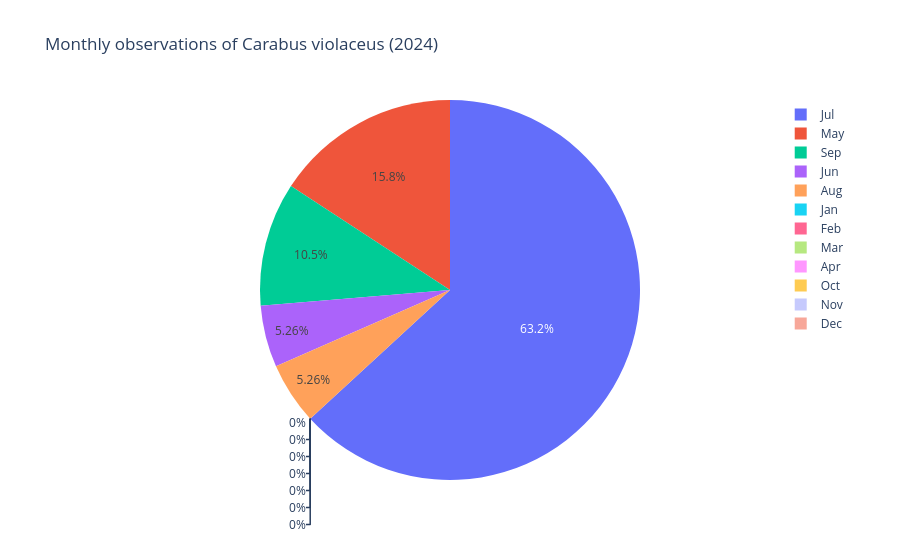
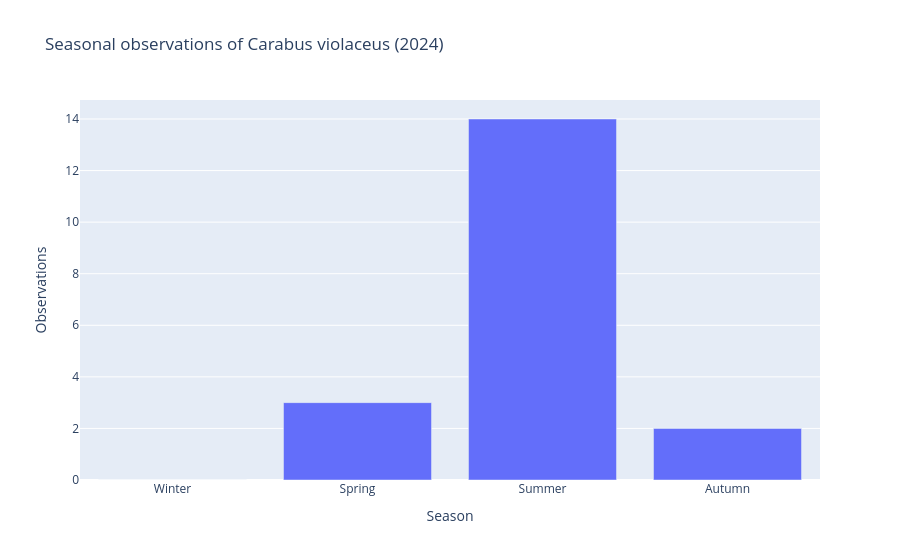

Notebook cell for these charts, in order:
### Code cell
import requests
from bs4 import BeautifulSoup
import re
import json
import datetime
import calendar
import plotly.express as px

def seasonal_analysis(species,year):
    headers = {"User-Agent":""}
    url="https://waarnemingen.be/species/search/"
    search_parameters={"q":species,"species_group":16}
    response = requests.get(url,params=search_parameters)
    soup = BeautifulSoup(response.text,"html.parser")
    new_url = soup.find("a",href=re.compile(r"^/species/\d+/$"))
    if not new_url:
        print("No species found")
        return
    species_url="https://waarnemingen.be"+new_url["href"]
    observation_url=f"{species_url}observations/?"
    date_parameters = {"date_after": f"{year}-01-01","date_before":f"{year}-12-31","country_division":24}
    new_response = requests.get(observation_url,params=date_parameters)
    soup1=BeautifulSoup(new_response.text,"html.parser")
    data_table = soup1.find("table",class_="table table-bordered table-striped")
    if "Geen resultaten" in data_table.get_text():
        print(f"No observations done in {year} for {species} in Namur")
        return
    data_rows = data_table.find_all("tr")
    M_counts={i:0 for i in range(1,13)}
    seasons_with_months = {"Winter": [12, 1, 2],"Spring": [3, 4, 5],"Summer": [6, 7, 8],"Autumn": [9, 10, 11]}
    s_counts = {"Winter": 0,"Spring": 0,"Summer": 0,"Autumn": 0}

    for i in data_rows:
        data_cols=i.find_all("td")
        if not data_cols:
            continue
        date=data_cols[0].get_text(strip=True)[:10]
        realdate = datetime.datetime.strptime(date,"%Y-%m-%d")
        M_counts[realdate.month] += 1
    for i, j in seasons_with_months.items():
        for k in j:
            s_counts[i] += M_counts[k]
    
    months = list(M_counts.keys())
    count = list(M_counts.values())
    names_m=[]
    for i in months:
        names_m.append(calendar.month_abbr[i])
    
    fig_month = px.pie(
    names=names_m,
    values=count,
    title=f"Monthly observations of {species} ({year})"
    )
    fig_month.write_html(f"{species}_{year}_seasonal.html")
    fig_month.show()
    
    fig_season = px.bar(
    x=list(s_counts.keys()),
    y=list(s_counts.values()),
    labels={"x": "Season", "y": "Observations"},
    title=f"Seasonal observations of {species} ({year})"
    )

    fig_season.write_html(f"{species}_{year}_seasonal_bar.html")
    fig_season.show()
    low_season = min(s_counts,key=s_counts.get)
    explanations = explanation(species,low_season,year)
    return {
        "species": species,
        "year": int(year),
        "monthly_counts": M_counts,
        "seasonal_counts": s_counts,
        "lowest_season": low_season,
        "llm_explanation": explanations,
        "monthly_file": f"{species}_{year}_seasonal.html",
        "seasonal_file": f"{species}_{year}_seasonal_bar.html"
    }

#i am using ollama..a platform where i can install any llm locally..so that i dont have to pay for llm access cuz i mostly used the free trails before...i can use it ofr llm api
def explanation(species,low_season,year):
    text = f"Why {species} is less observed in the year of {year} during {low_season}.Explain it purely"
    url = "http://localhost:11434/api/generate"

    payload = {
    "model": "gemma3:1b",
    "prompt": text,
    "stream": False
    }
    r = requests.post(url, json=payload)
    data = r.json()
    explaination_data = data.get("response")
    return explaination_data
    

seasonal_analysis("Carabus violaceus","2024")

### Figure 1 — Plotly figure (JSON) as saved in the notebook; plotly's stock layout.template omitted (floating-point values rounded to 4 significant figures)
{"data": [{"domain": {"x": [0, 1], "y": [0, 1]}, "hovertemplate": "label=%{label}<br>value=%{value}<extra></extra>", "labels": ["Jan", "Feb", "Mar", "Apr", "May", "Jun", "Jul", "Aug", "Sep", "Oct", "Nov", "Dec"], "legendgroup": "", "name": "", "showlegend": true, "type": "pie", "values": [0, 0, 0, 0, 3, 1, 12, 1, 2, 0, 0, 0]}], "layout": {"legend": {"tracegroupgap": 0}, "title": {"text": "Monthly observations of Carabus violaceus (2024)"}}}

### Figure 2 — Plotly figure (JSON) as saved in the notebook; plotly's stock layout.template omitted (floating-point values rounded to 4 significant figures)
{"data": [{"alignmentgroup": "True", "hovertemplate": "Season=%{x}<br>Observations=%{y}<extra></extra>", "legendgroup": "", "marker": {"color": "#636efa", "pattern": {"shape": ""}}, "name": "", "offsetgroup": "", "orientation": "v", "showlegend": false, "textposition": "auto", "type": "bar", "x": ["Winter", "Spring", "Summer", "Autumn"], "xaxis": "x", "y": [0, 3, 14, 2], "yaxis": "y"}], "layout": {"barmode": "relative", "legend": {"tracegroupgap": 0}, "title": {"text": "Seasonal observations of Carabus violaceus (2024)"}, "xaxis": {"anchor": "y", "domain": [0, 1], "title": {"text": "Season"}}, "yaxis": {"anchor": "x", "domain": [0, 1], "title": {"text": "Observations"}}}}
